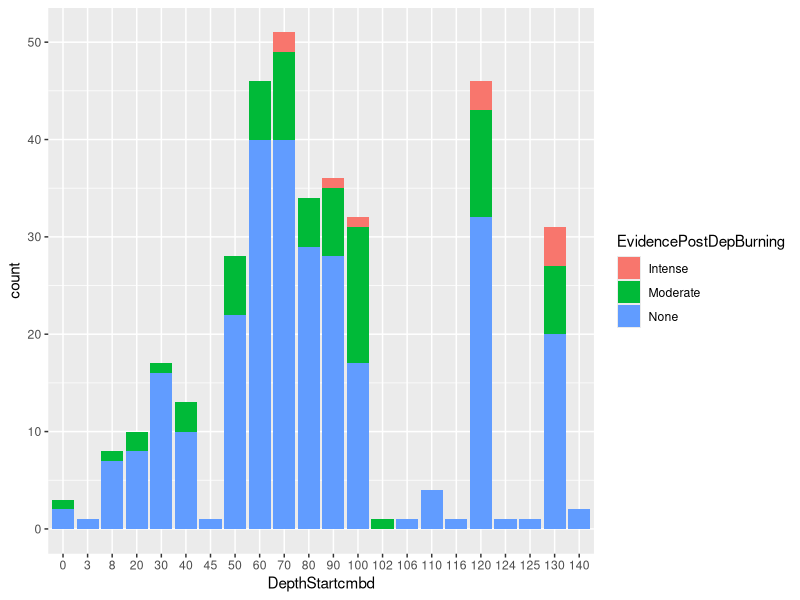
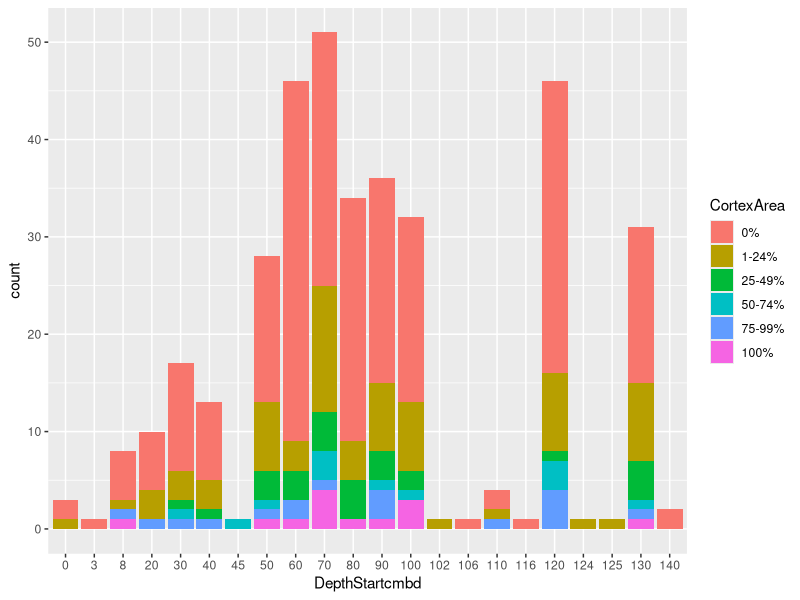
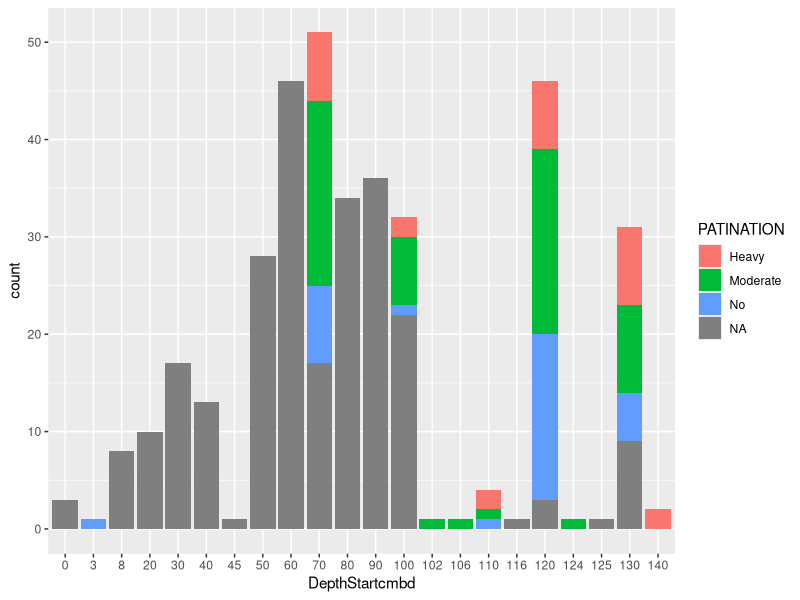
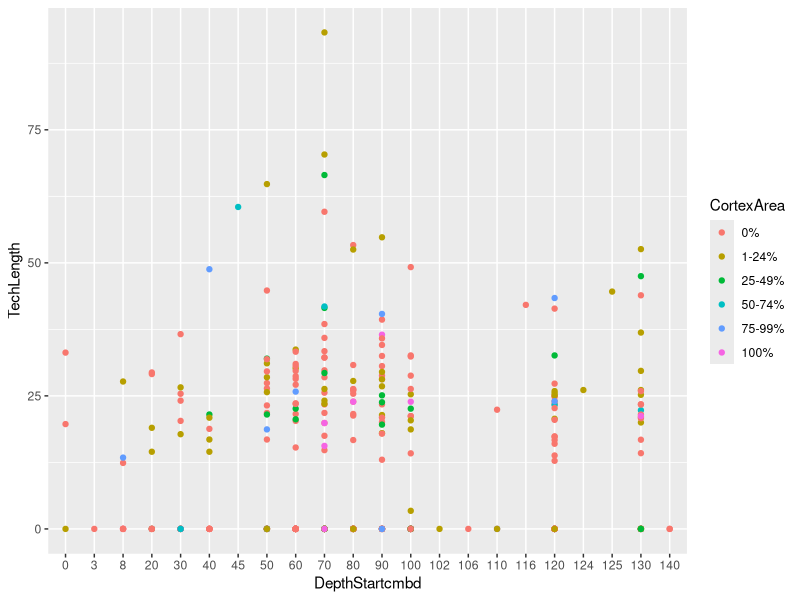

The R script that drew these images, in order:
library(here)
library(readxl)
library(ggplot2)
setwd(here::here())
d<-read_xlsx("LBJ attribute data.xlsx", sheet=1)

# Setting up appropriate factor level orders, making sure things are numeric, etc.

head(d)
pattern<-"EPA|MaxLength|MaxWidth|MaxThickness|TechLength|MaxTechWidth|MidThickness|PlatformWidth|PlatformThickness"
d[,grep(pattern,names(d))]

depths<-as.character(unique(sort(d$DepthStartcmbd, decreasing=FALSE)))

d$DepthStartcmbd<-as.character(d$DepthStartcmbd)
d$DepthStartcmbd<-factor(d$DepthStartcmbd, 
                     levels = c(depths))

d$CortexArea<-factor(d$CortexArea, 
                         levels = c("0%","1-24%","25-49%","50-74%","75-99%","100%"))


ggplot(data=d) +
  geom_bar(aes(x=DepthStartcmbd, fill=EvidencePostDepBurning))

ggplot(data=d) +
  geom_bar(aes(x=DepthStartcmbd, fill=CortexArea))

ggplot(data=d) +
  geom_bar(aes(x=DepthStartcmbd, fill=PATINATION))

ggplot(data=d)+
  geom_point(aes(x=DepthStartcmbd, y=TechLength, color=CortexArea))


